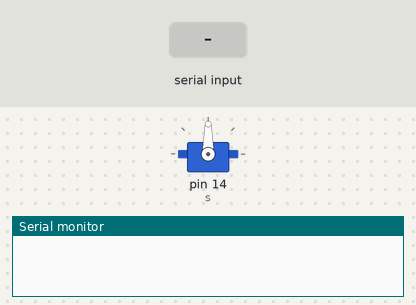
A sketch run on a simulated Arduino Uno, built with avr-gcc and run on an emulated ATmega328P. On the bench: servo, the last lines printed to the serial monitor. The test bench sets the inputs (shaded band).

Above: at 1.2 s.
1.3 s: "OFF" received over Serial
At 2.5 s:
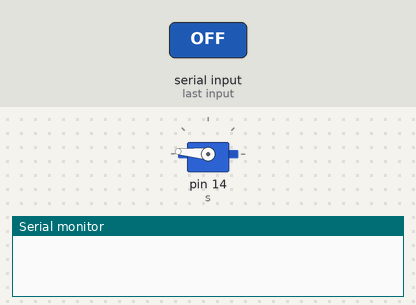
4.2 s: "ON" received over Serial
At 5.4 s:
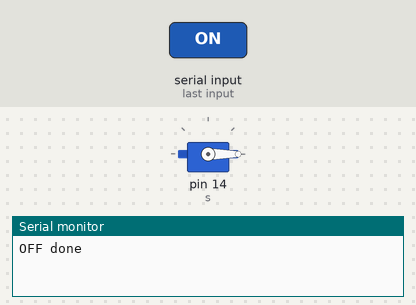
Timing chart, 0 to 7.2 s (numbered marks = the images above; inputs shaded):
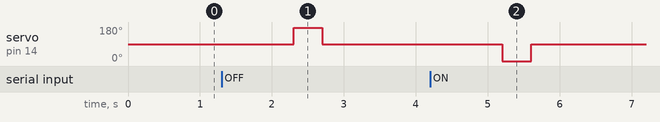

The sketch:

servo8266hc06.ino
```cpp
#include <Servo.h>

Servo s;

int center = 90;
int onPos  = 175;
int offPos = 0;

void setup() {
  Serial.begin(9600);
  s.attach(14);      // D5 = GPIO14
  s.write(center);
}

void loop() {
  if (Serial.available()) {
    String cmd = Serial.readString();
    cmd.trim();
    cmd.toUpperCase();    // <<< this line makes it case-insensitive

    if (cmd == "OFF") {
      s.write(onPos);
      delay(400);
      s.write(center);
      Serial.println("OFF done");
    }

    if (cmd == "ON") {
      s.write(offPos);
      delay(400);
      s.write(center);
      Serial.println("ON done");
    }
  }
}
```

Measured:
- after the input at 1.3 s, servo on pin 14 (s): 90° → 175° after 1.0 s, → 90° 0.40 s later
- after the input at 4.2 s, servo on pin 14 (s): 90° → 0° after 1.0 s, → 90° 0.40 s later
